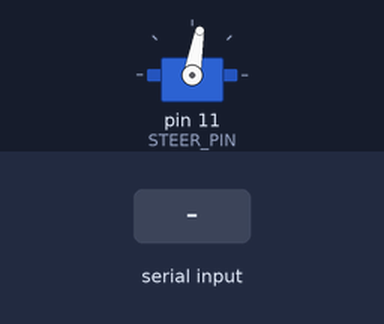
Bench run of a sketch on a simulated Arduino Uno, built with avr-gcc and run on an emulated ATmega328P. Shown: servo. Inputs (shaded band) come from the test bench. What the sketch prints to the serial monitor is not drawn.

Above: at 1.2 s.
1.3 s: "SD\n" received over Serial
At 1.8 s:
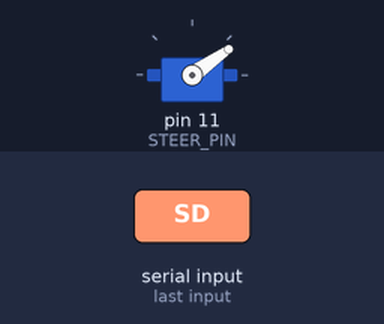
2.8 s: "90,45\n" received over Serial
Timing chart, 0 to 5.8 s (numbered marks = the images above; inputs shaded):
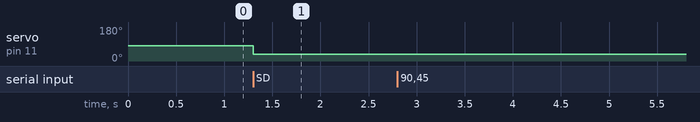

The sketch:

servo-test.ino
```cpp
#include <Servo.h>

// Pin definition
const char STEER_PIN = 11;

// Angle endstop for servo motors
const uint8_t STEER_MIN = 35;
const uint8_t STEER_MAX = 130;

// Center positions for servo motors
const uint8_t STEER_CENTER = 80;

// Buffer for incoming messages
String msg;

// Setting the starting cam position to the center
uint8_t steer_angle = STEER_CENTER;

Servo steer_servo;

void setup() {
  Serial.begin(115200);

  pinMode(STEER_PIN, OUTPUT);

  steer_servo.attach(STEER_PIN);

  // Setting camera to the center
  change_steer_angle(steer_angle);

  // Timer for pins 5&6
  TCCR0B = TCCR0B & 0b11111000 | 0x02; // Prescaler -> 8, 7.8 kHz
}

void loop() {
  // If there are any incoming messages
  if(Serial.available()){
    msg = Serial.readStringUntil('\n');
    parse_message(msg);
  }
}

void parse_message(String msg){
  String command = msg.substring(0,2);
  int input_value;

  if (command == "SD"){
    input_value = msg.substring(2).toInt();
    change_steer_angle(input_value);
  }
  else {
    Serial.println("Unknown command, try again...");
  }
}

void change_steer_angle(uint8_t angle){
    if (angle > STEER_MAX){
      angle = STEER_MAX;
    }
    else if (angle < STEER_MIN){
      angle = STEER_MIN;
    }

    // Saving the angle in the steer_angle variable
    steer_angle = angle;

    // Updating the angle
    steer_servo.write(angle);
}

void increment_steer_angle(uint8_t inc_angle){
  uint8_t input_value = steer_angle + inc_angle;
  change_steer_angle(input_value);
}
```

Measured:
- after the input at 1.3 s, servo on pin 11 (STEER_PIN): 80° → 35° at once
- after the input at 2.8 s, every drawn part: stays the same
